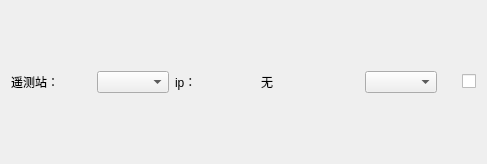
<?xml version="1.0" encoding="UTF-8"?>
<ui version="4.0">
 <class>StationShow</class>
 <widget class="QWidget" name="StationShow">
  <property name="geometry">
   <rect>
    <x>0</x>
    <y>0</y>
    <width>487</width>
    <height>164</height>
   </rect>
  </property>
  <property name="windowTitle">
   <string>Form</string>
  </property>
  <layout class="QHBoxLayout" name="horizontalLayout">
   <item>
    <widget class="QLabel" name="label">
     <property name="sizePolicy">
      <sizepolicy hsizetype="Fixed" vsizetype="Preferred">
       <horstretch>0</horstretch>
       <verstretch>0</verstretch>
      </sizepolicy>
     </property>
     <property name="minimumSize">
      <size>
       <width>80</width>
       <height>0</height>
      </size>
     </property>
     <property name="maximumSize">
      <size>
       <width>80</width>
       <height>16777215</height>
      </size>
     </property>
     <property name="text">
      <string>遥测站：</string>
     </property>
    </widget>
   </item>
   <item>
    <widget class="QComboBox" name="comboBox"/>
   </item>
   <item>
    <widget class="QLabel" name="label_3">
     <property name="sizePolicy">
      <sizepolicy hsizetype="Fixed" vsizetype="Preferred">
       <horstretch>0</horstretch>
       <verstretch>0</verstretch>
      </sizepolicy>
     </property>
     <property name="minimumSize">
      <size>
       <width>80</width>
       <height>0</height>
      </size>
     </property>
     <property name="maximumSize">
      <size>
       <width>80</width>
       <height>16777215</height>
      </size>
     </property>
     <property name="text">
      <string>ip：</string>
     </property>
    </widget>
   </item>
   <item>
    <widget class="QLabel" name="label_4">
     <property name="sizePolicy">
      <sizepolicy hsizetype="Fixed" vsizetype="Preferred">
       <horstretch>0</horstretch>
       <verstretch>0</verstretch>
      </sizepolicy>
     </property>
     <property name="minimumSize">
      <size>
       <width>80</width>
       <height>0</height>
      </size>
     </property>
     <property name="maximumSize">
      <size>
       <width>80</width>
       <height>16777215</height>
      </size>
     </property>
     <property name="text">
      <string>无</string>
     </property>
    </widget>
   </item>
   <item>
    <spacer name="horizontalSpacer_2">
     <property name="orientation">
      <enum>Qt::Horizontal</enum>
     </property>
     <property name="sizeHint" stdset="0">
      <size>
       <width>40</width>
       <height>20</height>
      </size>
     </property>
    </spacer>
   </item>
   <item>
    <widget class="QComboBox" name="comboBox_2"/>
   </item>
   <item>
    <spacer name="horizontalSpacer">
     <property name="orientation">
      <enum>Qt::Horizontal</enum>
     </property>
     <property name="sizeHint" stdset="0">
      <size>
       <width>40</width>
       <height>20</height>
      </size>
     </property>
    </spacer>
   </item>
   <item>
    <widget class="QCheckBox" name="checkBox">
     <property name="text">
      <string/>
     </property>
    </widget>
   </item>
  </layout>
 </widget>
 <resources/>
 <connections/>
</ui>
